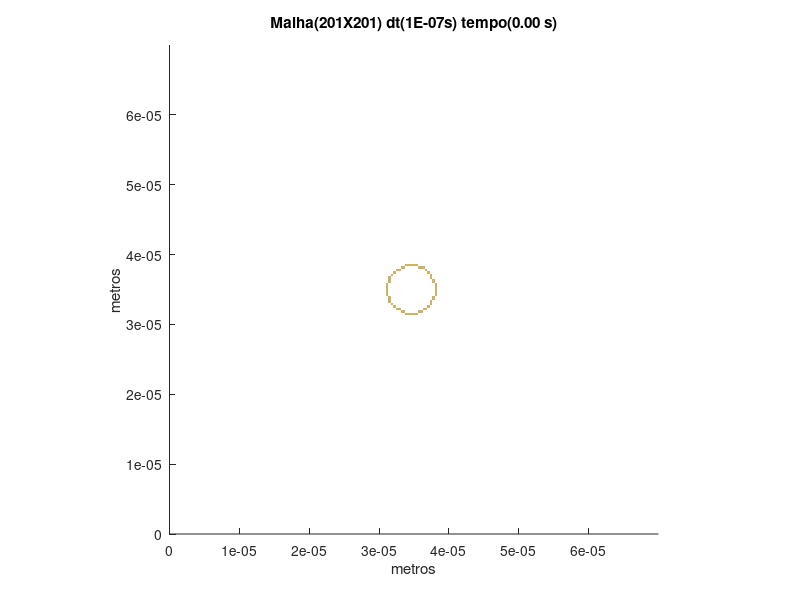

Recreate this plot in MATLAB.
set (gca,'PlotBoxAspectRatio',[1 1 1],'Xlim',[0,7E-05],'Ylim',[0,7E-05])
hold on
title('Malha(201X201) dt(1E-07s) tempo(0.00 s)')
hold on
ylabel('metros')
hold on
xlabel('metros')
hold on

fill([3.37810945273632E-05 3.37810945273632E-05 3.41293532338308E-05 3.41293532338308E-05],[3.13432835820895E-05 3.16915422885572E-05 3.16915422885572E-05 3.13432835820895E-05],[0.8,0.7,0.4],'LineStyle','none')

fill([3.41293532338308E-05 3.41293532338308E-05 3.44776119402985E-05 3.44776119402985E-05],[3.13432835820895E-05 3.16915422885572E-05 3.16915422885572E-05 3.13432835820895E-05],[0.8,0.7,0.4],'LineStyle','none')

fill([3.44776119402985E-05 3.44776119402985E-05 3.48258706467662E-05 3.48258706467662E-05],[3.13432835820895E-05 3.16915422885572E-05 3.16915422885572E-05 3.13432835820895E-05],[0.8,0.7,0.4],'LineStyle','none')

fill([3.48258706467662E-05 3.48258706467662E-05 3.51741293532338E-05 3.51741293532338E-05],[3.13432835820895E-05 3.16915422885572E-05 3.16915422885572E-05 3.13432835820895E-05],[0.8,0.7,0.4],'LineStyle','none')

fill([3.51741293532338E-05 3.51741293532338E-05 3.55223880597015E-05 3.55223880597015E-05],[3.13432835820895E-05 3.16915422885572E-05 3.16915422885572E-05 3.13432835820895E-05],[0.8,0.7,0.4],'LineStyle','none')

fill([3.30845771144279E-05 3.30845771144279E-05 3.34328358208955E-05 3.34328358208955E-05],[3.16915422885572E-05 3.20398009950249E-05 3.20398009950249E-05 3.16915422885572E-05],[0.8,0.7,0.4],'LineStyle','none')

fill([3.34328358208955E-05 3.34328358208955E-05 3.37810945273632E-05 3.37810945273632E-05],[3.16915422885572E-05 3.20398009950249E-05 3.20398009950249E-05 3.16915422885572E-05],[0.8,0.7,0.4],'LineStyle','none')

fill([3.55223880597015E-05 3.55223880597015E-05 3.58706467661692E-05 3.58706467661692E-05],[3.16915422885572E-05 3.20398009950249E-05 3.20398009950249E-05 3.16915422885572E-05],[0.8,0.7,0.4],'LineStyle','none')

fill([3.58706467661692E-05 3.58706467661692E-05 3.62189054726368E-05 3.62189054726368E-05],[3.16915422885572E-05 3.20398009950249E-05 3.20398009950249E-05 3.16915422885572E-05],[0.8,0.7,0.4],'LineStyle','none')

fill([3.23880597014925E-05 3.23880597014925E-05 3.27363184079602E-05 3.27363184079602E-05],[3.20398009950249E-05 3.23880597014925E-05 3.23880597014925E-05 3.20398009950249E-05],[0.8,0.7,0.4],'LineStyle','none')

fill([3.27363184079602E-05 3.27363184079602E-05 3.30845771144279E-05 3.30845771144279E-05],[3.20398009950249E-05 3.23880597014925E-05 3.23880597014925E-05 3.20398009950249E-05],[0.8,0.7,0.4],'LineStyle','none')

fill([3.62189054726368E-05 3.62189054726368E-05 3.65671641791045E-05 3.65671641791045E-05],[3.20398009950249E-05 3.23880597014925E-05 3.23880597014925E-05 3.20398009950249E-05],[0.8,0.7,0.4],'LineStyle','none')

fill([3.65671641791045E-05 3.65671641791045E-05 3.69154228855721E-05 3.69154228855721E-05],[3.20398009950249E-05 3.23880597014925E-05 3.23880597014925E-05 3.20398009950249E-05],[0.8,0.7,0.4],'LineStyle','none')

fill([3.20398009950249E-05 3.20398009950249E-05 3.23880597014925E-05 3.23880597014925E-05],[3.23880597014925E-05 3.27363184079602E-05 3.27363184079602E-05 3.23880597014925E-05],[0.8,0.7,0.4],'LineStyle','none')

fill([3.69154228855721E-05 3.69154228855721E-05 3.72636815920398E-05 3.72636815920398E-05],[3.23880597014925E-05 3.27363184079602E-05 3.27363184079602E-05 3.23880597014925E-05],[0.8,0.7,0.4],'LineStyle','none')

fill([3.16915422885572E-05 3.16915422885572E-05 3.20398009950249E-05 3.20398009950249E-05],[3.27363184079602E-05 3.30845771144279E-05 3.30845771144279E-05 3.27363184079602E-05],[0.8,0.7,0.4],'LineStyle','none')

fill([3.72636815920398E-05 3.72636815920398E-05 3.76119402985075E-05 3.76119402985075E-05],[3.27363184079602E-05 3.30845771144279E-05 3.30845771144279E-05 3.27363184079602E-05],[0.8,0.7,0.4],'LineStyle','none')

fill([3.13432835820895E-05 3.13432835820895E-05 3.16915422885572E-05 3.16915422885572E-05],[3.30845771144279E-05 3.34328358208955E-05 3.34328358208955E-05 3.30845771144279E-05],[0.8,0.7,0.4],'LineStyle','none')

fill([3.72636815920398E-05 3.72636815920398E-05 3.76119402985075E-05 3.76119402985075E-05],[3.30845771144279E-05 3.34328358208955E-05 3.34328358208955E-05 3.30845771144279E-05],[0.8,0.7,0.4],'LineStyle','none')

fill([3.13432835820895E-05 3.13432835820895E-05 3.16915422885572E-05 3.16915422885572E-05],[3.34328358208955E-05 3.37810945273632E-05 3.37810945273632E-05 3.34328358208955E-05],[0.8,0.7,0.4],'LineStyle','none')

fill([3.76119402985075E-05 3.76119402985075E-05 3.79601990049751E-05 3.79601990049751E-05],[3.34328358208955E-05 3.37810945273632E-05 3.37810945273632E-05 3.34328358208955E-05],[0.8,0.7,0.4],'LineStyle','none')

fill([3.13432835820895E-05 3.13432835820895E-05 3.16915422885572E-05 3.16915422885572E-05],[3.37810945273632E-05 3.41293532338308E-05 3.41293532338308E-05 3.37810945273632E-05],[0.8,0.7,0.4],'LineStyle','none')

fill([3.76119402985075E-05 3.76119402985075E-05 3.79601990049751E-05 3.79601990049751E-05],[3.37810945273632E-05 3.41293532338308E-05 3.41293532338308E-05 3.37810945273632E-05],[0.8,0.7,0.4],'LineStyle','none')

fill([3.09950248756219E-05 3.09950248756219E-05 3.13432835820895E-05 3.13432835820895E-05],[3.41293532338308E-05 3.44776119402985E-05 3.44776119402985E-05 3.41293532338308E-05],[0.8,0.7,0.4],'LineStyle','none')

fill([3.79601990049751E-05 3.79601990049751E-05 3.83084577114428E-05 3.83084577114428E-05],[3.41293532338308E-05 3.44776119402985E-05 3.44776119402985E-05 3.41293532338308E-05],[0.8,0.7,0.4],'LineStyle','none')

fill([3.09950248756219E-05 3.09950248756219E-05 3.13432835820895E-05 3.13432835820895E-05],[3.44776119402985E-05 3.48258706467662E-05 3.48258706467662E-05 3.44776119402985E-05],[0.8,0.7,0.4],'LineStyle','none')

fill([3.79601990049751E-05 3.79601990049751E-05 3.83084577114428E-05 3.83084577114428E-05],[3.44776119402985E-05 3.48258706467662E-05 3.48258706467662E-05 3.44776119402985E-05],[0.8,0.7,0.4],'LineStyle','none')

fill([3.09950248756219E-05 3.09950248756219E-05 3.13432835820895E-05 3.13432835820895E-05],[3.48258706467662E-05 3.51741293532338E-05 3.51741293532338E-05 3.48258706467662E-05],[0.8,0.7,0.4],'LineStyle','none')

fill([3.79601990049751E-05 3.79601990049751E-05 3.83084577114428E-05 3.83084577114428E-05],[3.48258706467662E-05 3.51741293532338E-05 3.51741293532338E-05 3.48258706467662E-05],[0.8,0.7,0.4],'LineStyle','none')

fill([3.09950248756219E-05 3.09950248756219E-05 3.13432835820895E-05 3.13432835820895E-05],[3.51741293532338E-05 3.55223880597015E-05 3.55223880597015E-05 3.51741293532338E-05],[0.8,0.7,0.4],'LineStyle','none')

fill([3.79601990049751E-05 3.79601990049751E-05 3.83084577114428E-05 3.83084577114428E-05],[3.51741293532338E-05 3.55223880597015E-05 3.55223880597015E-05 3.51741293532338E-05],[0.8,0.7,0.4],'LineStyle','none')

fill([3.09950248756219E-05 3.09950248756219E-05 3.13432835820895E-05 3.13432835820895E-05],[3.55223880597015E-05 3.58706467661692E-05 3.58706467661692E-05 3.55223880597015E-05],[0.8,0.7,0.4],'LineStyle','none')

fill([3.79601990049751E-05 3.79601990049751E-05 3.83084577114428E-05 3.83084577114428E-05],[3.55223880597015E-05 3.58706467661692E-05 3.58706467661692E-05 3.55223880597015E-05],[0.8,0.7,0.4],'LineStyle','none')

fill([3.13432835820895E-05 3.13432835820895E-05 3.16915422885572E-05 3.16915422885572E-05],[3.58706467661692E-05 3.62189054726368E-05 3.62189054726368E-05 3.58706467661692E-05],[0.8,0.7,0.4],'LineStyle','none')

fill([3.76119402985075E-05 3.76119402985075E-05 3.79601990049751E-05 3.79601990049751E-05],[3.58706467661692E-05 3.62189054726368E-05 3.62189054726368E-05 3.58706467661692E-05],[0.8,0.7,0.4],'LineStyle','none')

fill([3.13432835820895E-05 3.13432835820895E-05 3.16915422885572E-05 3.16915422885572E-05],[3.62189054726368E-05 3.65671641791045E-05 3.65671641791045E-05 3.62189054726368E-05],[0.8,0.7,0.4],'LineStyle','none')

fill([3.76119402985075E-05 3.76119402985075E-05 3.79601990049751E-05 3.79601990049751E-05],[3.62189054726368E-05 3.65671641791045E-05 3.65671641791045E-05 3.62189054726368E-05],[0.8,0.7,0.4],'LineStyle','none')

fill([3.13432835820895E-05 3.13432835820895E-05 3.16915422885572E-05 3.16915422885572E-05],[3.65671641791045E-05 3.69154228855721E-05 3.69154228855721E-05 3.65671641791045E-05],[0.8,0.7,0.4],'LineStyle','none')

fill([3.72636815920398E-05 3.72636815920398E-05 3.76119402985075E-05 3.76119402985075E-05],[3.65671641791045E-05 3.69154228855721E-05 3.69154228855721E-05 3.65671641791045E-05],[0.8,0.7,0.4],'LineStyle','none')

fill([3.16915422885572E-05 3.16915422885572E-05 3.20398009950249E-05 3.20398009950249E-05],[3.69154228855721E-05 3.72636815920398E-05 3.72636815920398E-05 3.69154228855721E-05],[0.8,0.7,0.4],'LineStyle','none')

fill([3.72636815920398E-05 3.72636815920398E-05 3.76119402985075E-05 3.76119402985075E-05],[3.69154228855721E-05 3.72636815920398E-05 3.72636815920398E-05 3.69154228855721E-05],[0.8,0.7,0.4],'LineStyle','none')

fill([3.20398009950249E-05 3.20398009950249E-05 3.23880597014925E-05 3.23880597014925E-05],[3.72636815920398E-05 3.76119402985075E-05 3.76119402985075E-05 3.72636815920398E-05],[0.8,0.7,0.4],'LineStyle','none')

fill([3.69154228855721E-05 3.69154228855721E-05 3.72636815920398E-05 3.72636815920398E-05],[3.72636815920398E-05 3.76119402985075E-05 3.76119402985075E-05 3.72636815920398E-05],[0.8,0.7,0.4],'LineStyle','none')

fill([3.23880597014925E-05 3.23880597014925E-05 3.27363184079602E-05 3.27363184079602E-05],[3.76119402985075E-05 3.79601990049751E-05 3.79601990049751E-05 3.76119402985075E-05],[0.8,0.7,0.4],'LineStyle','none')

fill([3.27363184079602E-05 3.27363184079602E-05 3.30845771144279E-05 3.30845771144279E-05],[3.76119402985075E-05 3.79601990049751E-05 3.79601990049751E-05 3.76119402985075E-05],[0.8,0.7,0.4],'LineStyle','none')

fill([3.65671641791045E-05 3.65671641791045E-05 3.69154228855721E-05 3.69154228855721E-05],[3.76119402985075E-05 3.79601990049751E-05 3.79601990049751E-05 3.76119402985075E-05],[0.8,0.7,0.4],'LineStyle','none')

fill([3.30845771144279E-05 3.30845771144279E-05 3.34328358208955E-05 3.34328358208955E-05],[3.79601990049751E-05 3.83084577114428E-05 3.83084577114428E-05 3.79601990049751E-05],[0.8,0.7,0.4],'LineStyle','none')

fill([3.34328358208955E-05 3.34328358208955E-05 3.37810945273632E-05 3.37810945273632E-05],[3.79601990049751E-05 3.83084577114428E-05 3.83084577114428E-05 3.79601990049751E-05],[0.8,0.7,0.4],'LineStyle','none')

fill([3.55223880597015E-05 3.55223880597015E-05 3.58706467661692E-05 3.58706467661692E-05],[3.79601990049751E-05 3.83084577114428E-05 3.83084577114428E-05 3.79601990049751E-05],[0.8,0.7,0.4],'LineStyle','none')

fill([3.58706467661692E-05 3.58706467661692E-05 3.62189054726368E-05 3.62189054726368E-05],[3.79601990049751E-05 3.83084577114428E-05 3.83084577114428E-05 3.79601990049751E-05],[0.8,0.7,0.4],'LineStyle','none')

fill([3.62189054726368E-05 3.62189054726368E-05 3.65671641791045E-05 3.65671641791045E-05],[3.79601990049751E-05 3.83084577114428E-05 3.83084577114428E-05 3.79601990049751E-05],[0.8,0.7,0.4],'LineStyle','none')

fill([3.37810945273632E-05 3.37810945273632E-05 3.41293532338308E-05 3.41293532338308E-05],[3.83084577114428E-05 3.86567164179104E-05 3.86567164179104E-05 3.83084577114428E-05],[0.8,0.7,0.4],'LineStyle','none')

fill([3.41293532338308E-05 3.41293532338308E-05 3.44776119402985E-05 3.44776119402985E-05],[3.83084577114428E-05 3.86567164179104E-05 3.86567164179104E-05 3.83084577114428E-05],[0.8,0.7,0.4],'LineStyle','none')

fill([3.44776119402985E-05 3.44776119402985E-05 3.48258706467662E-05 3.48258706467662E-05],[3.83084577114428E-05 3.86567164179104E-05 3.86567164179104E-05 3.83084577114428E-05],[0.8,0.7,0.4],'LineStyle','none')

fill([3.48258706467662E-05 3.48258706467662E-05 3.51741293532338E-05 3.51741293532338E-05],[3.83084577114428E-05 3.86567164179104E-05 3.86567164179104E-05 3.83084577114428E-05],[0.8,0.7,0.4],'LineStyle','none')

fill([3.51741293532338E-05 3.51741293532338E-05 3.55223880597015E-05 3.55223880597015E-05],[3.83084577114428E-05 3.86567164179104E-05 3.86567164179104E-05 3.83084577114428E-05],[0.8,0.7,0.4],'LineStyle','none')
